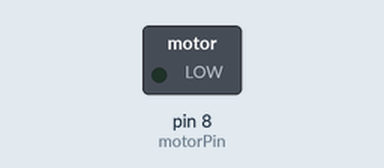
A sketch run on a simulated Arduino Uno, built with avr-gcc and run on an emulated ATmega328P. On the bench: switched loads named in the sketch (green lamp = pin HIGH).

Above: at 0.6 s.
At 2.8 s:
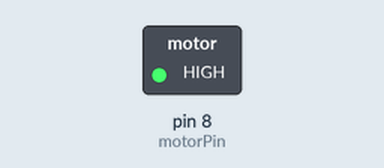
Timing chart, 0 to 7.3 s (numbered marks = the images above):
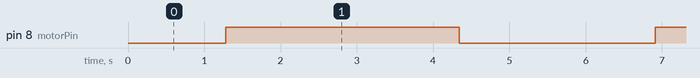

Measured:
- by itself, pin 8 (motorPin): alternates HIGH for 3.1 s and LOW for 2.6 s

The sketch:

motor_acc_dec.ino
```cpp
int motorPin = 8;

void setup()
{
  pinMode (motorPin,OUTPUT);
}

void loop()
{
  //Accelerate Motor from 0->255
  for (int i =0; i<=255; i++)
  {
    analogWrite(motorPin,i);
    delay(10);
  }

  //Hold at Top Speed
  delay(500);

  //Decrease Speed from 255->0
  for (int j=255 ; j>=0; j--)
  {
    analogWrite(motorPin,j);
    delay(10);
  }

  //Hold at zero
}
```
